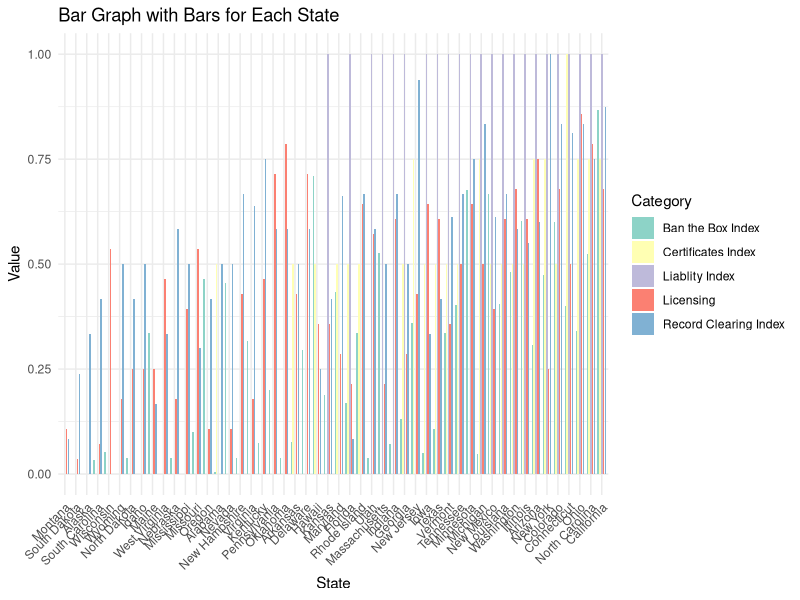

Generate this figure with R:
library(tidyverse)
library(dplyr)


# Load the CSV file into a data frame
my_data <- read.csv("all_indiv_index.csv")
sort <- read.csv("averaged_data.csv")

# Remove the bottom 4 rows
sort <- sort[1:(nrow(sort) - 4), ]

df_sorted <- sort %>%
  arrange(Average_Value)

my_sorted_data <- df_sorted %>%
  left_join(my_data, by = "State")


df_long <- my_sorted_data %>%
  pivot_longer(cols = starts_with("Value_"), 
               names_to = "Category", 
               values_to = "Value")

# Define old to new category names mapping
category_names <- c(
  "Value_1" = "Ban the Box Index",
  "Value_2" = "Certificates Index",
  "Value_3" = "Record Clearing Index",
  "Value_4" = "Liablity Index",
  "Value_5" = "Licensing"
)

# Update Category names in df_long
df_long$Category <- recode(df_long$Category, !!!category_names)

# Convert State to a factor with levels in the order they appear
df_long$State <- factor(df_long$State, levels = unique(df_long$State))



# Create the plot
ggplot(df_long, aes(x = State, y = Value, fill = Category)) +
  geom_bar(stat = "identity", position = position_dodge(width = 0.8), width = 0.7) +
  scale_fill_brewer(palette = "Set3") +
  labs(title = "Bar Graph with Bars for Each State",
       x = "State",
       y = "Value",
       fill = "Category") +
  theme_minimal() +
  theme(axis.text.x = element_text(angle = 45, hjust = 1))




